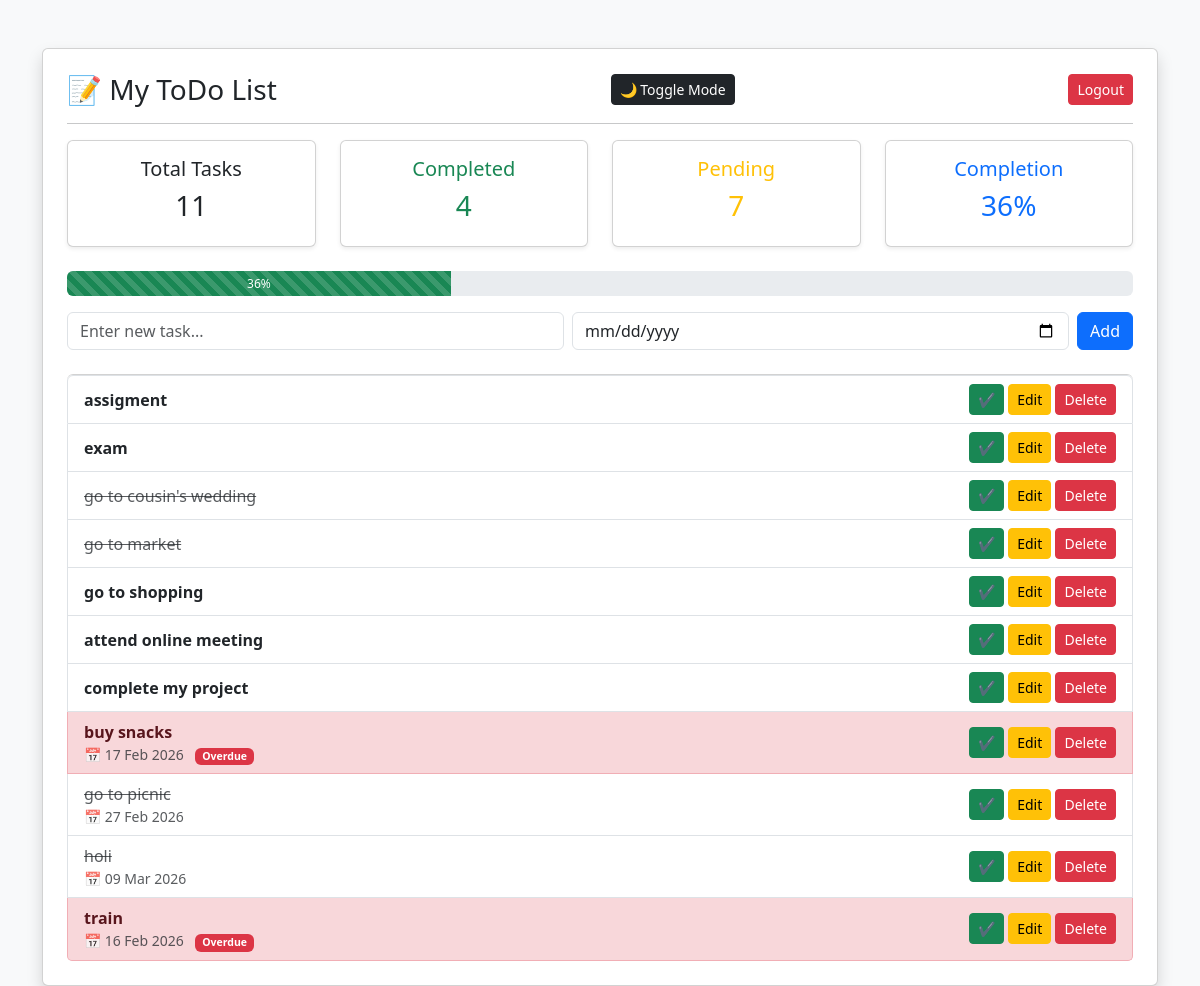
Screenshot of / (signed in) with the database file from the repository.
### todo/models.py (models this page shows, shortened)
class Task(models.Model):
    user = models.ForeignKey(User, on_delete=models.CASCADE)
    title = models.CharField(max_length=200)
    completed = models.BooleanField(default=False)
    due_date = models.DateField(null=True, blank=True)
    created = models.DateTimeField(auto_now_add=True)

### todo/views.py (the view, shortened to what this page needs)
# urls.py: path('', views.home, name='home'),
@login_required
def home(request):
    tasks = Task.objects.filter(user=request.user)
    total_tasks = tasks.count()
    completed_tasks = tasks.filter(completed=True).count()
    pending_tasks = tasks.filter(completed=False).count()
    completion_rate = 0
    if total_tasks > 0:
        completion_rate = int((completed_tasks / total_tasks) * 100)
    context = {
        "tasks": tasks,
        "total_tasks": total_tasks,
        "completed_tasks": completed_tasks,
        "pending_tasks": pending_tasks,
        "completion_rate": completion_rate,
        "today": date.today(),   # for overdue check
    }
    return render(request, "home.html", context)

### todo/templates/home.html (shortened to what this page needs)
<!DOCTYPE html>
<html>
<head>
    <link href="https://cdn.jsdelivr.net/npm/bootstrap@5.3.2/dist/css/bootstrap.min.css" rel="stylesheet">
</head>
<body class="bg-light">
<div class="container mt-5">
    <div class="card shadow p-4">
        <div class="d-flex justify-content-between align-items-center">
            <h3 class="mb-0">📝 My ToDo List</h3>
            <button onclick="toggleDarkMode()" class="btn btn-dark btn-sm">
                🌙 Toggle Mode
            </button>
            <a href="{% url 'logout' %}" class="btn btn-danger btn-sm">Logout</a>
        </div>
        <hr>
<div class="row mb-4 text-center">
    <div class="col-md-3">
        <div class="card shadow-sm p-3">
            <h5>Total Tasks</h5>
            <h3>{{ total_tasks }}</h3>
        </div>
    </div>
    <div class="col-md-3">
        <div class="card shadow-sm p-3 text-success">
            <h5>Completed</h5>
            <h3>{{ completed_tasks }}</h3>
        </div>
    </div>
    <div class="col-md-3">
        <div class="card shadow-sm p-3 text-warning">
            <h5>Pending</h5>
            <h3>{{ pending_tasks }}</h3>
        </div>
    </div>
    <div class="col-md-3">
        <div class="card shadow-sm p-3 text-primary">
            <h5>Completion</h5>
            <h3>{{ completion_rate }}%</h3>
        </div>
    </div>
</div>
<div class="progress mb-3" style="height: 25px;">
    <div class="progress-bar progress-bar-striped progress-bar-animated bg-success"
         role="progressbar"
         style="width: {{ completion_rate }}%;"
         aria-valuenow="{{ completion_rate }}"
         aria-valuemin="0"
         aria-valuemax="100">
         {{ completion_rate }}%
    </div>
</div>
        <form method="POST" class="d-flex mb-4">
            <input type="text"
                   name="title"
                   class="form-control me-2"
                   placeholder="Enter new task..."
                   required>
            <input type="date"
                   name="due_date"
                   class="form-control me-2">
            <button type="submit" class="btn btn-primary">
                Add
            </button>
        </form>
        <ul class="list-group">
            {% for task in tasks %}
                {% if task.due_date and not task.completed and task.due_date < today %}
                    <li class="list-group-item d-flex justify-content-between align-items-center list-group-item-danger">
                {% else %}
                    <li class="list-group-item d-flex justify-content-between align-items-center">
                {% endif %}
                    <div>
                        {% if task.completed %}
                            <span class="text-decoration-line-through text-muted">
                                {{ task.title }}
                            </span>
                        {% else %}
                            <strong>{{ task.title }}</strong>
                        {% endif %}
                        {% if task.due_date %}
                            <div class="small text-muted">
                                📅 {{ task.due_date|date:"d M Y" }}
                                {% if task.due_date < today and not task.completed %}
                                    <span class="badge bg-danger ms-2">
                                        Overdue
                                    </span>
                                {% endif %}
                            </div>
                        {% endif %}
                    </div>
                    <div>
                        <a href="{% url 'complete' task.id %}" class="btn btn-success btn-sm">✔</a>
                        <a href="{% url 'edit' task.id %}" class="btn btn-warning btn-sm">Edit</a>
                        <a href="{% url 'delete' task.id %}" class="btn btn-danger btn-sm">Delete</a>
                    </div>
                </li>
            {% empty %}
                <li class="list-group-item text-center text-muted">
                    No tasks yet 🚀
                </li>
            {% endfor %}
            </ul>
    </div>
</div>
</body>
</html>

### rows the page displays
Task: title "assigment"
Task: title "exam"
Task: title "go to cousin's wedding"
Task: title "go to market"
Task: title "go to shopping"
Task: title "attend online meeting"
Task: title "complete my project"
Task: title "buy snacks", due_date "17 Feb 2026", completed "Overdue"
Task: title "go to picnic", due_date "27 Feb 2026"
Task: title "holi", due_date "09 Mar 2026"
Task: title "train", due_date "16 Feb 2026", completed "Overdue"

### other values shown
{{ total_tasks }} "11"
{{ completed_tasks }} "4"
{{ pending_tasks }} "7"
{{ completion_rate }} "36"
